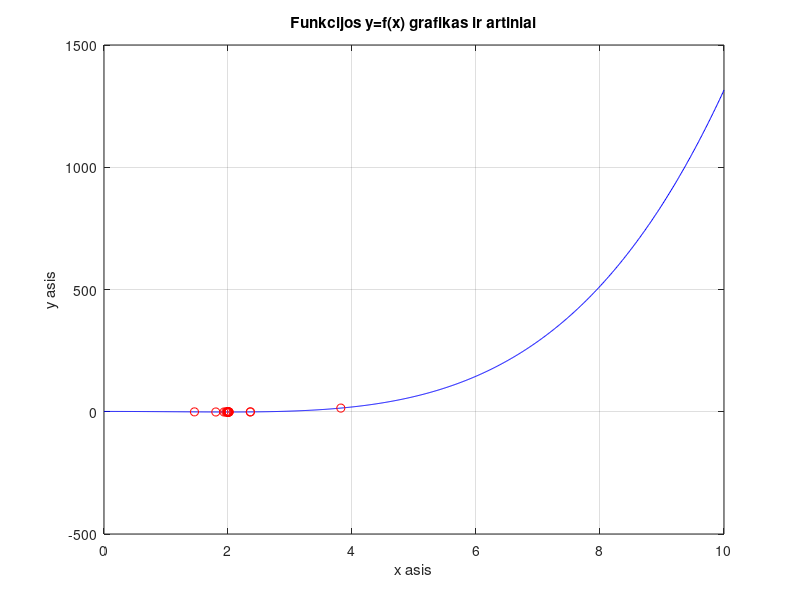

The MATLAB source for this figure:
function GoldenSection
% Aksinio pjuvio metodu randamas funkcijos f(x) minimumas intervale [l,r].

f=@(x)(((x.^2-4).^2)/7) - 1;

l=0;   % apatinis intervalo rezis
r=10;  % desinysis intervalo rezis

epsilon=10^(-4); %tikslumas

k=1; %iteraciju skaitliukas
kmax=100; % maksimalus iteraciju skaitliukas

%Funkcijos grafiko y=f(x) braizymas
x=l:0.01:r;
y=f(x);
plot(x,y,'b');
grid on;
xlabel('x asis');
ylabel('y asis');
title(['Funkcijos y=f(x) grafikas ir artiniai']);

%Metodo realizavimas
%L=r-l;      %intervalo ilgis
%xm=(l+r)/2; %intervalo vidurio taskas
%ym=f(xm);

disp(['     x1        y1        k         funkc. kviet. sk']);

format long

gR = (sqrt(5) - 1) / 2;

L = r-l;
x1 = r-gR*L;
y1 = f(x1);
x2 = l + gR*L;
y2 = f(x2);

while L>= epsilon
      format long
      disp([x1, y1]);
      format short
      disp([k, k+2]);
            
      hold on;
      plot(x1, y1, 'ro');
          
      
      if y2 < y1
          l = x1;
          L = r - l;
          x1 = x2;
          y1=y2;
          x2 = l + gR*L;
          y2 = f(x2);
      else
          r = x2;
          L = r - l;
          x2 = x1;
          y2=y1;
          x1 = r - gR*L;
          y1 = f(x1);
      end 
          
      if k==kmax
          format short
          disp(['Pasiektas maksimalus iteraciju skaicius k=', num2str(kmax)]);
          break
      end   
      
      k=k+1;
      L=r-l;
end
end
